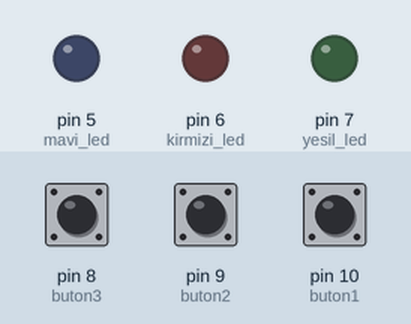
A sketch run on a simulated Arduino Uno, built with avr-gcc and run on an emulated ATmega328P. Parts: output pins drawn as LEDs (lit = HIGH). The inputs (shaded band) are chosen by the test bench; at power-on: pin 8 (buton3) LOW, pin 9 (buton2) LOW, pin 10 (buton1) LOW. What the sketch prints to the serial monitor is not drawn.

Above: at 1.2 s.
1.3 s: pin 8 (buton3) pulled HIGH for 0.15 s
At 1.39 s:
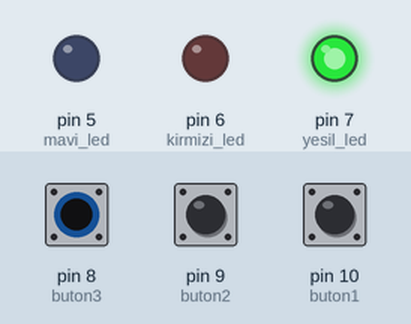
2.9 s: pin 9 (buton2) pulled HIGH for 0.15 s
At 2.99 s:
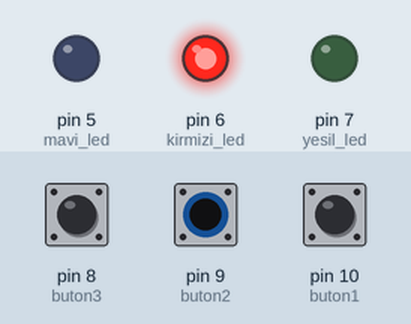
4.5 s: pin 10 (buton1) pulled HIGH for 0.15 s
At 4.58 s:
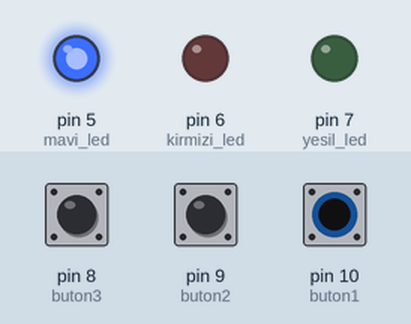
6.1 s: pin 10 (buton1) pulled HIGH for 3.2 s
At 10.5 s:
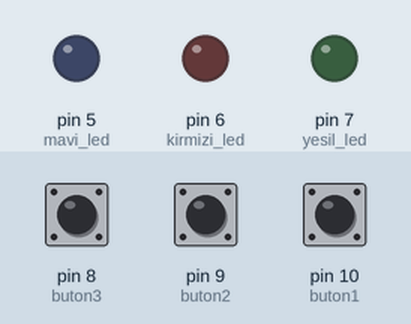
10.8 s: pin 8 (buton3) pulled HIGH for 3.2 s
At 11.9 s:
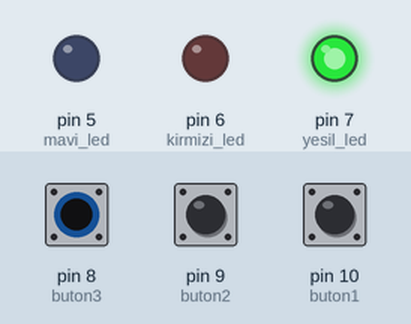
15.5 s: pin 8 (buton3) driven HIGH and pin 9 (buton2) driven HIGH
At 16.6 s:
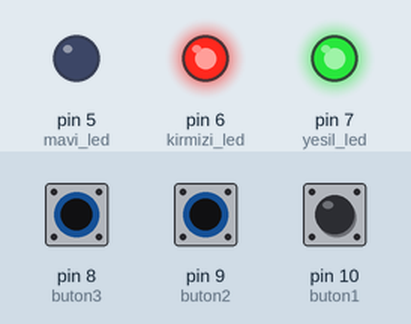
Timing chart, 0 to 18.0 s (numbered marks = the images above; inputs shaded):
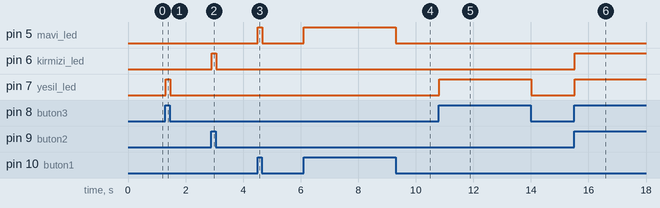

Measured:
- after the input at 1.3 s, pin 7 (yesil_led): LOW → HIGH at once, → LOW 0.15 s later
- after the input at 2.9 s, pin 6 (kirmizi_led): LOW → HIGH at once, → LOW 0.15 s later
- after the input at 4.5 s, pin 5 (mavi_led): LOW → HIGH at once, → LOW 0.15 s later
- after the input at 6.1 s, pin 5 (mavi_led): LOW → HIGH at once, → LOW 3.2 s later
- after the input at 10.8 s, pin 7 (yesil_led): LOW → HIGH at once, → LOW 3.2 s later
- after the input at 15.5 s, pin 6 (kirmizi_led), pin 7 (yesil_led): LOW → HIGH at once

The sketch:

3butonkodu.ino
```cpp
 #define buton1 10
 #define buton2 9
 #define buton3 8
 #define mavi_led 5
 #define kirmizi_led 6
 #define yesil_led 7
 int buton1_durumu =0;
 int buton2_durumu =0;
 int buton3_durumu =0;

 void setup() {
  pinMode(buton1, INPUT);
  Serial.begin(9600);
   pinMode(buton2, INPUT);
    pinMode(buton3, INPUT);

    pinMode(mavi_led, OUTPUT);
    pinMode(kirmizi_led, OUTPUT);
    pinMode(yesil_led, OUTPUT);
}

void loop() {
  buton1_durumu= digitalRead(buton1);
   buton2_durumu= digitalRead(buton2);
    buton3_durumu= digitalRead(buton3);
   Serial.println(buton1_durumu);
   Serial.println(buton2_durumu);
   Serial.println(buton3_durumu);

  if (buton1_durumu == 1)
  {
    digitalWrite(mavi_led, HIGH);
  }
  else
  {
    digitalWrite(mavi_led, LOW);
  }
  if (buton2_durumu == 1)
  {
    digitalWrite(kirmizi_led, HIGH);
  }
  else
  {
    digitalWrite(kirmizi_led, LOW);
  }
  if (buton3_durumu == 1)
  {
    digitalWrite(yesil_led, HIGH);
  }
  else
  {
    digitalWrite(yesil_led, LOW);
  }
}
```
